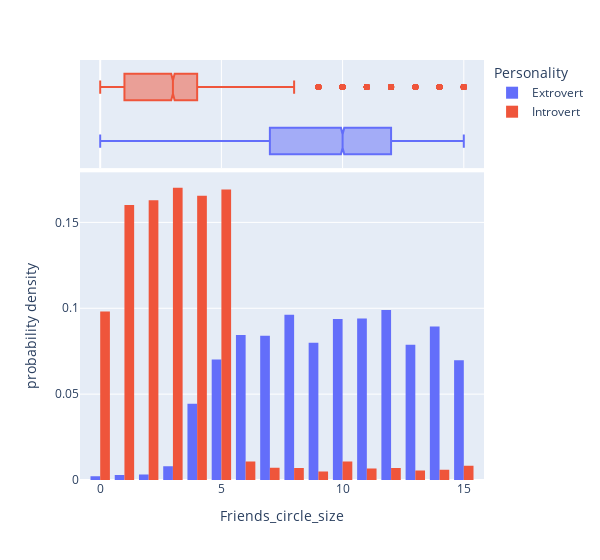

This figure's notebook cell:
### Code cell
column_personality_histogram("Friends_circle_size")

### Figure 1 — Plotly figure (JSON) as saved in the notebook; plotly's stock layout.template omitted (floating-point values rounded to 4 significant figures; data arrays with more than 128 entries replaced by an {"elided": "..."} marker saying what was removed)
{"data": [{"alignmentgroup": "True", "bingroup": "x", "histnorm": "probability density", "hovertemplate": "Personality=Extrovert<br>Friends_circle_size=%{x}<br>probability density=%{y}<extra></extra>", "legendgroup": "Extrovert", "marker": {"color": "#636efa", "pattern": {"shape": ""}}, "name": "Extrovert", "offsetgroup": "Extrovert", "orientation": "v", "showlegend": true, "type": "histogram", "x": {"elided": "13699 float values"}, "xaxis": "x", "yaxis": "y"}, {"alignmentgroup": "True", "hovertemplate": "Personality=Extrovert<br>Friends_circle_size=%{x}<extra></extra>", "legendgroup": "Extrovert", "marker": {"color": "#636efa"}, "name": "Extrovert", "notched": true, "offsetgroup": "Extrovert", "showlegend": false, "type": "box", "x": {"elided": "13699 float values"}, "xaxis": "x2", "yaxis": "y2"}, {"alignmentgroup": "True", "bingroup": "x", "histnorm": "probability density", "hovertemplate": "Personality=Introvert<br>Friends_circle_size=%{x}<br>probability density=%{y}<extra></extra>", "legendgroup": "Introvert", "marker": {"color": "#EF553B", "pattern": {"shape": ""}}, "name": "Introvert", "offsetgroup": "Introvert", "orientation": "v", "showlegend": true, "type": "histogram", "x": {"elided": "4825 float values"}, "xaxis": "x", "yaxis": "y"}, {"alignmentgroup": "True", "hovertemplate": "Personality=Introvert<br>Friends_circle_size=%{x}<extra></extra>", "legendgroup": "Introvert", "marker": {"color": "#EF553B"}, "name": "Introvert", "notched": true, "offsetgroup": "Introvert", "showlegend": false, "type": "box", "x": {"elided": "4825 float values"}, "xaxis": "x2", "yaxis": "y2"}], "layout": {"bargap": 0.2, "barmode": "group", "legend": {"title": {"text": "Personality"}, "tracegroupgap": 0}, "margin": {"t": 60}, "width": 600, "xaxis": {"anchor": "y", "domain": [0, 1], "title": {"text": "Friends_circle_size"}}, "xaxis2": {"anchor": "y2", "domain": [0, 1], "matches": "x", "showgrid": true, "showticklabels": false}, "yaxis": {"anchor": "x", "domain": [0, 0.7326], "title": {"text": "probability density"}}, "yaxis2": {"anchor": "x2", "domain": [0.7426, 1], "matches": "y2", "showgrid": false, "showline": false, "showticklabels": false, "ticks": ""}}}
